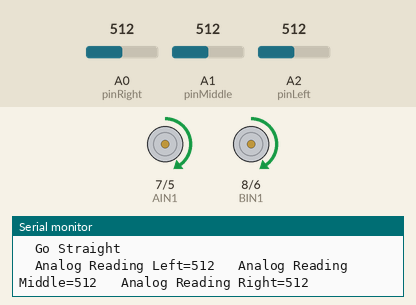
This sketch was run on a simulated Arduino Uno, built with avr-gcc and run on an emulated ATmega328P. On the bench: direction and speed pins drawn as motors (green arrow = direction pin HIGH = forward, orange = LOW = backward, longer = more drive), the last lines printed to the serial monitor. The test bench sets the inputs (shaded band); at power-on: A1 (pinMiddle) = 512, A2 (pinLeft) = 512, A0 (pinRight) = 512.

Above: at 1.8 s.
1.9 s: A1 (pinMiddle) set to 261
3.4 s: A1 (pinMiddle) set to 240
At 4.4 s:
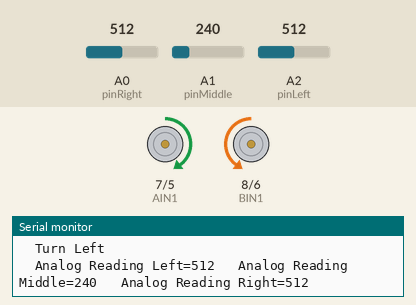
5.6 s: A2 (pinLeft) set to 265
7.4 s: A2 (pinLeft) set to 233
At 9.2 s:
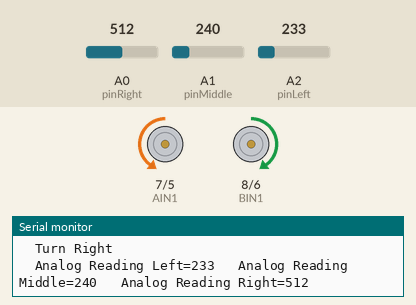
9.7 s: A0 (pinRight) set to 257
12.5 s: A0 (pinRight) set to 236
At 17.3 s:
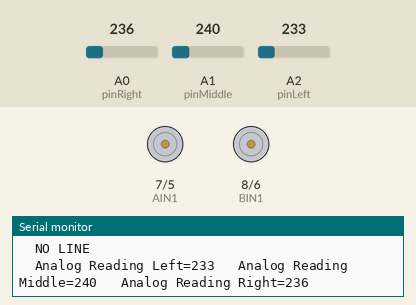
Timing chart, 0 to 17.6 s (numbered marks = the images above; inputs shaded):
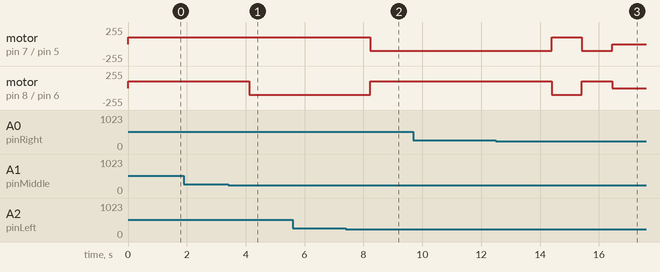

The sketch:

Draft7LiaLineTrackingPrettySureIGotIt.ino
```cpp
const int pinLeft = A2;
const int pinMiddle = A1;
const int pinRight = A0;

int lineDetectMin = 250;// these values can vhange depending on brightnees of room DARKER the room LOWER the values
int lineDetectMax = 850;// these values can vhange depending on brightnees of room DARKER the room LOWER the values

int detectNotOnGround =910;// these values can vhange depending on brightnees of room DARKER the room LOWER the values

int PWMA =5;
int AIN1=7; // Direction motor B
int BIN1=8;// Direction motor A
int PWMB =6;
int STBY =3;

int MINspeed = 50;// MINImum speed before car or atleast my car struggles

int SPEED1 = 100; //MINspeed for MOVING   TURNS

int SPEED2 = 150;
int SPEED3 = 200;

int MAXspeed = 255;// MAXimum speed before car or atleast my car struggles

void forward(int speed){

  digitalWrite(STBY,1);

  //motor A
  pinMode(PWMA,OUTPUT);
  analogWrite (PWMA,speed);
  pinMode(AIN1,OUTPUT);
  digitalWrite (AIN1,1);

  //Motor B
  pinMode(PWMB,OUTPUT);
  analogWrite(PWMB, speed);
  pinMode(BIN1,OUTPUT);
  digitalWrite (BIN1,1);


}

void left(int speed){ // Left means it just turns left meaning stop moving forward and just moves in places leftward or counterclockwise for aslong as delaspeed dictates

  digitalWrite(STBY,1);

  //motor A
  pinMode(PWMA,OUTPUT);
  analogWrite (PWMA,speed);
  pinMode(AIN1,OUTPUT);
  digitalWrite (AIN1,1);

  //Motor B
  pinMode(PWMB,OUTPUT);
  analogWrite(PWMB, speed);
  pinMode(BIN1,OUTPUT);
  digitalWrite (BIN1,0);
}

void right(int speed){  //Right means it just turns right meaning stop moving forward and just moves in places rightward  or clockwise for aslong as delaspeed dictates

  digitalWrite(STBY,1);

  //motor A
  pinMode(PWMA,OUTPUT);
  analogWrite (PWMA,speed);
  pinMode(AIN1,OUTPUT);
  digitalWrite (AIN1,0);

  //Motor B
  pinMode(PWMB,OUTPUT);
  analogWrite(PWMB, speed);
  pinMode(BIN1,OUTPUT);
  digitalWrite (BIN1,1);


}

void stop (){

  digitalWrite(STBY,1);

  //motor A
  pinMode(PWMA,OUTPUT);
  analogWrite (PWMA,0);
  pinMode(AIN1,OUTPUT);
  digitalWrite (AIN1,1);

  //Motor B
  pinMode(PWMB,OUTPUT);
  analogWrite(PWMB, 0);
  pinMode(BIN1,OUTPUT);
  digitalWrite (BIN1,1);


}

unsigned long noLineStartTime = 0;  // Variable to store the start time for noLine function

void noLine() {
  unsigned long currentTime = millis();

  if (currentTime - noLineStartTime < 200) {
    // 0~200ms: Turn right
    right(100);
  } else if (currentTime - noLineStartTime < 1600) {
    // 200~1600ms: Turn left
    left(100);
  } else if (currentTime - noLineStartTime < 3000) {
    // 1600~3000ms: Turn right
    right(100);
    Serial.print("\t");
    Serial.println("Turn Right");
  } else if (currentTime - noLineStartTime < 3500) {
    // 3000~3500ms: Stop
    stop();
    Serial.print("\t");
    Serial.println("Stop");
  } else {
    // Reset the start time for the next iteration
    noLineStartTime = currentTime;
  }
}


void setup() {
  // put your setup code here, to run once:

Serial.begin(9600);
pinMode(pinLeft,INPUT);
pinMode(pinMiddle, INPUT);
pinMode(pinRight, INPUT);

}


void loop() {
  // put your main code here, to run repeatedly:
  int leftPinRead = analogRead(pinLeft);
  int middlePinRead = analogRead(pinMiddle);
  int rightPinRead = analogRead(pinRight);

  if (leftPinRead > detectNotOnGround && middlePinRead > detectNotOnGround && rightPinRead > detectNotOnGround) {
    stop();
    Serial.print("\t");
    Serial.println("NOT On Ground");
  } else if (lineDetectMin <= middlePinRead && middlePinRead <= lineDetectMax) {
    forward(100);
    Serial.print("\t");
    Serial.println("Go Straight");
  } else if (lineDetectMin <= leftPinRead && leftPinRead <= lineDetectMax ) {
    left(100);
    Serial.print("\t");
    Serial.println("Turn Left");
  } else if (lineDetectMin <= rightPinRead && rightPinRead <= lineDetectMax) {
    right(100);
    Serial.print("\t");
    Serial.println("Turn Right");
  } else {
    noLine();
    Serial.print("\t");
    Serial.println("NO LINE");
  }

  Serial.print("\t");
  Serial.print("Analog Reading Left=");
  Serial.print(leftPinRead);
  Serial.print("\t Analog Reading Middle=");
  Serial.print(middlePinRead);
  Serial.print("\t Analog Reading Right=");
  Serial.println(rightPinRead);

  delay(1000);
}
```

Measured:
- the behaviour switches between 250 and 249 on A1 (pinMiddle) (found by bisection; images 0 and 1)
- the behaviour switches between 250 and 249 on A2 (pinLeft) (found by bisection; images 1 and 2)
- the behaviour switches between 250 and 249 on A0 (pinRight) (found by bisection; images 2 and 3)
- after the input at 3.4 s, motor on pin 8 (BIN1) / pin 6 (PWMB): forward 100/255 → backward 100/255 after 0.72 s
- after the input at 7.4 s, motor on pin 7 (AIN1) / pin 5 (PWMA): forward 100/255 → backward 100/255 after 0.83 s; motor on pin 8 (BIN1) / pin 6 (PWMB): backward 100/255 → forward 100/255 after 0.83 s
- after the input at 12.5 s, motor on pin 7 (AIN1) / pin 5 (PWMA): backward 100/255 → forward 100/255 after 1.9 s, → backward 100/255 1.0 s later, → stopped 1.0 s later; motor on pin 8 (BIN1) / pin 6 (PWMB): forward 100/255 → backward 100/255 after 1.9 s, → forward 100/255 1.0 s later, → stopped 1.0 s later
